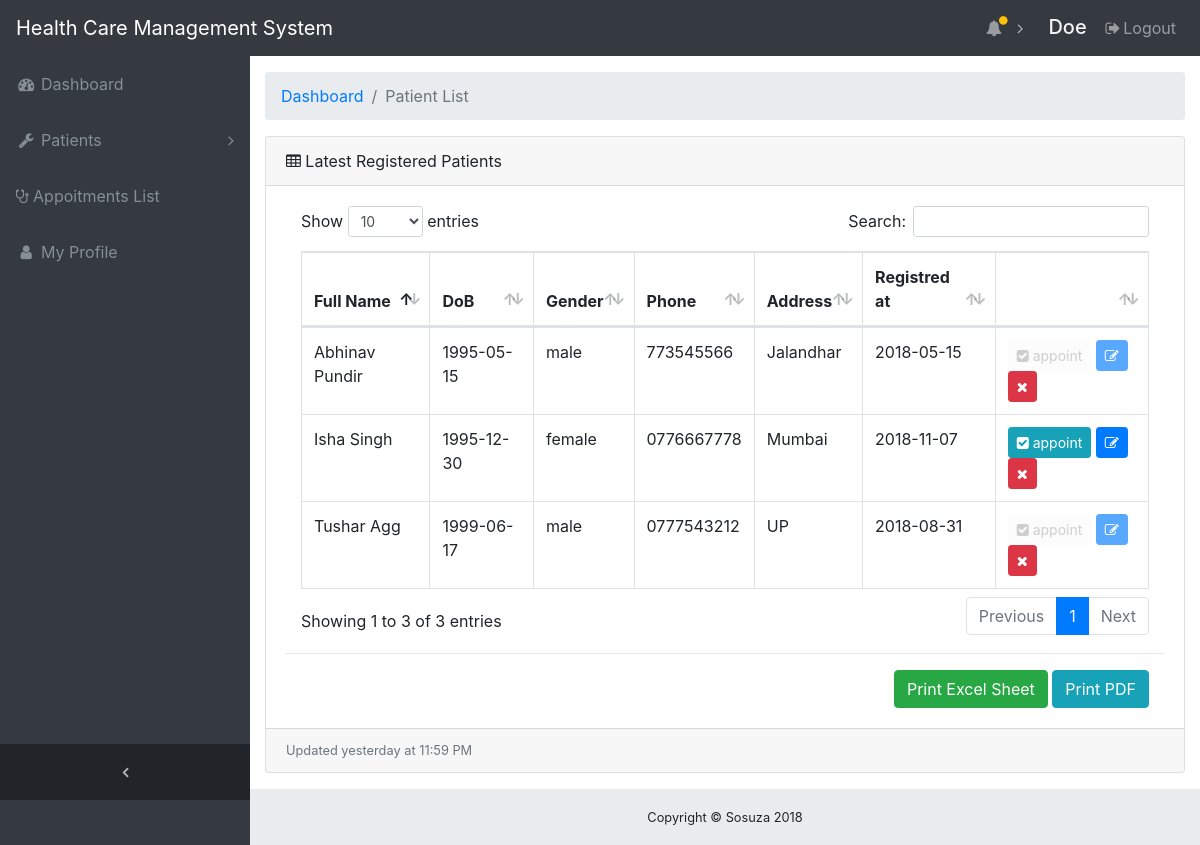
/receiption/patient_list.php (signed in), run on the app's committed database.
### tables this page shows
CREATE TABLE `patient` (
  `patient_id` int(11) NOT NULL,
  `fname` varchar(100) NOT NULL,
  `lname` varchar(25) NOT NULL,
  `status` varchar(100) NOT NULL,
  `regNumber` varchar(100) NOT NULL,
  `address` varchar(30) NOT NULL,
  `phone` varchar(15) NOT NULL,
  `email` varchar(30) NOT NULL,
  `dob` date NOT NULL,
  `gender` varchar(10) NOT NULL,
  `regDate` date NOT NULL,
  `code` int(15) NOT NULL,
  `treated` int(11) NOT NULL DEFAULT '0'
);

### receiption/patient_list.php (the view)
<?php include 'header.php'; ?>
  <div class="content-wrapper">
    <div class="container-fluid">
      <ol class="breadcrumb">
        <li class="breadcrumb-item">
          <a href="index.php">Dashboard</a>
        </li>
        <li class="breadcrumb-item active">Patient List</li>
      </ol>
      <div class="card mb-3">
        <div class="card-header">
          <i class="fa fa-table"></i> Latest Registered Patients</div>
        <div class="card-body">
          <div class="table-responsive">
            <table class="table table-bordered" id="dataTable" width="100%" cellspacing="0">
              <thead>
                <tr>
                  <th>Full Name</th>
                  <th>DoB</th>
                  <th>Gender</th>
                  <th>Phone</th>
                  <th>Address</th>
                  <th>Registred at</th>
                  <th width="18%"></th>
                </tr>
              </thead>
              <tbody>
                <?php
                if (isset($_GET['treated'])) {
                  $sql = mysqli_query($con, "SELECT * FROM patient WHERE treated=1");
                }else{
                 $sql = mysqli_query($con, "SELECT * FROM patient ORDER BY treated ASC");
                }
                while($data = mysqli_fetch_assoc($sql)){?>
                  <tr>
                    <td><?php echo $data['fname']." ".$data['lname']; ?></td>
                    <td><?php echo $data['dob']; ?></td>
                    <td><?php echo $data['gender']; ?></td>
                    <td><?php echo $data['phone']; ?></td>
                    <td><?php echo $data['address']; ?></td>
                    <td><?php echo $data['regDate']; ?></td>
                    <td>
                      <?php if ($data['treated'] == 1): ?>
                        <button disabled class="btn btn-default btn-sm" title="edit" onclick="make_appoint(<?php echo $data['patient_id']; ?>)">
                        <i class="fa fa-check-square"></i> appoint</button>
                      <button disabled class="btn btn-primary btn-sm" title="You can't edit treated Patient">
                        <i class="fa fa-edit"></i>
                        </button>
                      <a href="includes/manage_pat.php?act=delete_pat&id=<?php echo $data['patient_id']; ?>" class="btn btn-danger btn-sm" title="Edit Patient Infomation">
                        <i class="fa fa-remove"></i>
                      </a>
                      <?php else: ?>
                        <button class="btn btn-info btn-sm" title="edit" onclick="make_appoint(<?php echo $data['patient_id']; ?>)">
                        <i class="fa fa-check-square"></i> appoint</button>
                        <a href="edit_pat.php?act=edit_pat&id=<?php echo $data['patient_id']; ?>" class="btn btn-primary btn-sm" title="Edit Patient Infomation">
                        <i class="fa fa-edit"></i>
                      </a>
                      <a href="includes/manage_pat.php?act=delete_pat&id=<?php echo $data['patient_id']; ?>" class="btn btn-danger btn-sm" title="Edit Patient Infomation">
                        <i class="fa fa-remove"></i>
                      </a>
                      <?php endif ?>
                    </td>
                  </tr>
               <?php } ?>
              </tbody>
            </table>
            <hr>
            <div align="right" style="padding-right: 15px">
              <a href="report.php?excel" class="btn btn-success">Print Excel Sheet</a>
              <a href="report.php?pdf" class="btn btn-info">Print PDF</a>
            </div>
          </div>
        </div>
        <div class="card-footer small text-muted">Updated yesterday at 11:59 PM</div>
      </div>
  </div>
</div>
<?php include 'footer.php'; ?>

### receiption/css/sb-admin.css (style rules this page uses)
html { position: relative; min-height: 100%; }
body { overflow-x: hidden; }
body.sticky-footer { margin-bottom: 56px; }
body.sticky-footer .content-wrapper { min-height: calc(100vh - 56px - 56px); }
body.fixed-nav { padding-top: 56px; }
.content-wrapper { min-height: calc(100vh - 56px); padding-top: 1rem; }
.content-wrapper { overflow-x: hidden; background: white; }
@media (min-width: 992px) { .content-wrapper { margin-left: 250px; } }

### data on the page
patient: fname "Isha", lname "Singh", dob "1995-12-30", gender "female", phone "0776667778", address "Mumbai", regDate "2018-11-07"
patient: fname "Abhinav", lname "Pundir", dob "1995-05-15", gender "male", phone "773545566", address "Jalandhar", regDate "2018-05-15"
patient: fname "Tushar", lname "Agg", dob "1999-06-17", gender "male", phone "0777543212", address "UP", regDate "2018-08-31"

### other printed values
$_SESSION['username'] "Doe"
